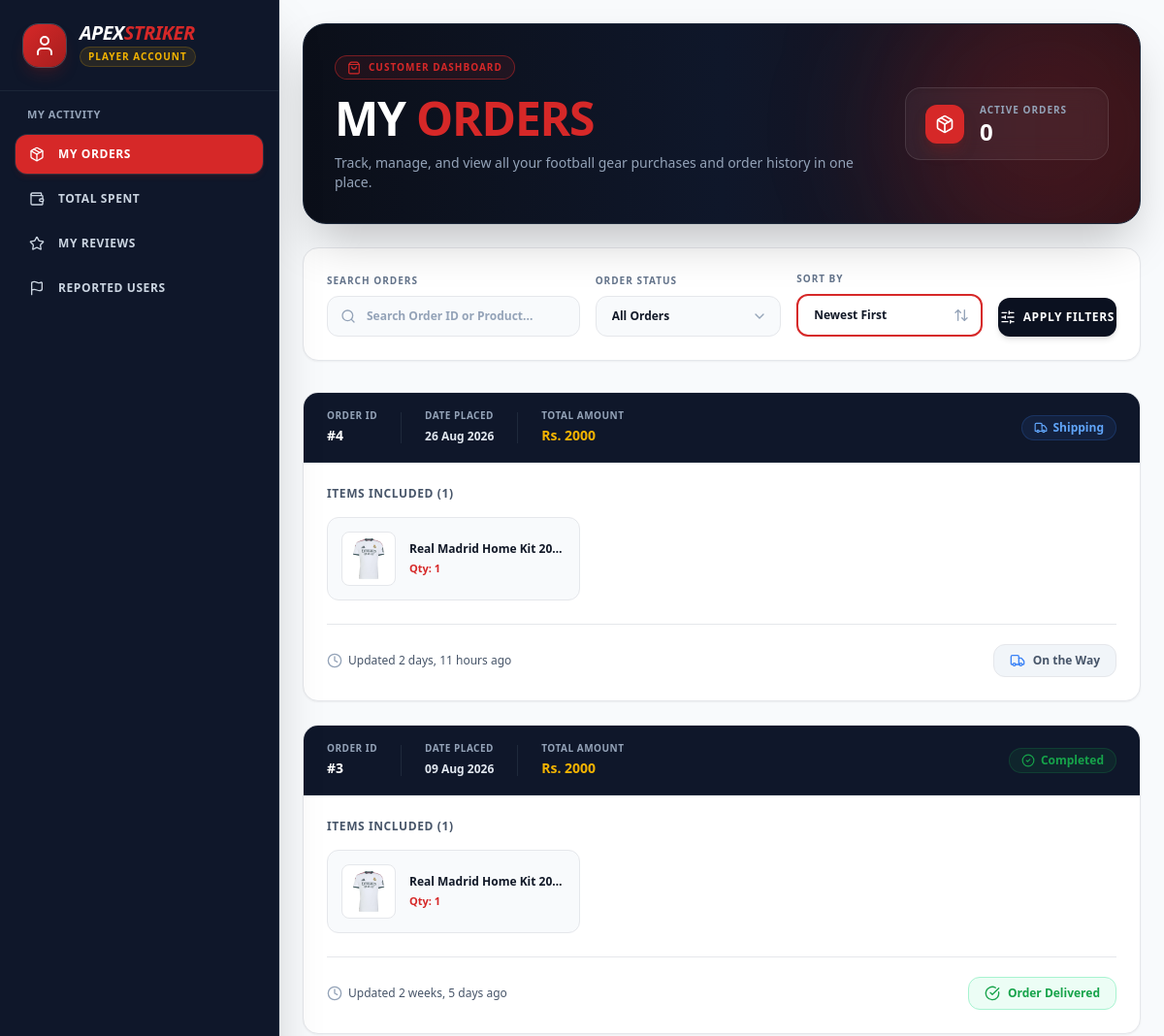
The page /dashboard/customer/ (signed in, upper part) on the database as committed earlier.
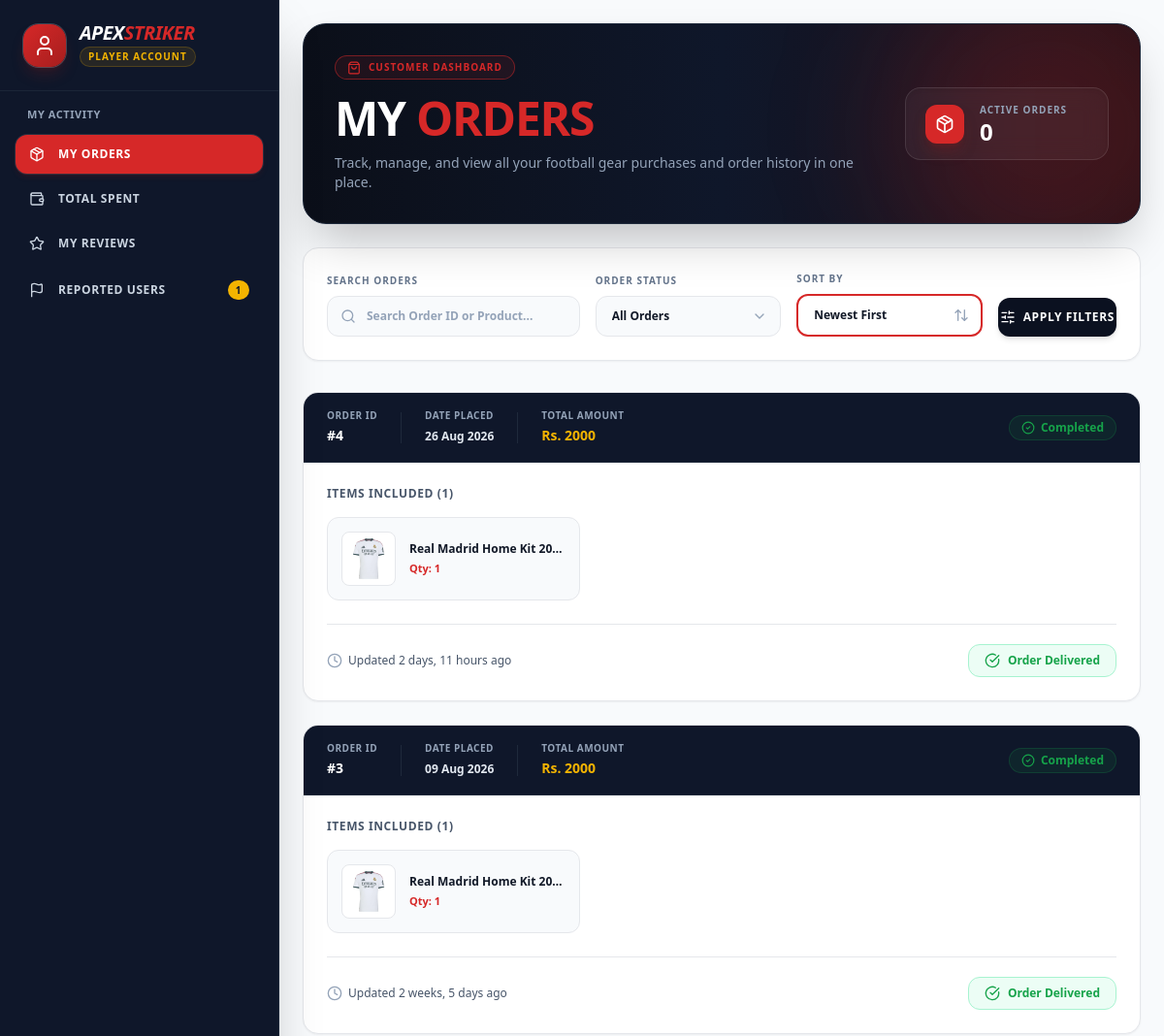
The same page on the database as committed later.
### as_app/models.py (models this page shows, shortened)
class Order(models.Model):
    class Status(models.TextChoices):
        PAID = 'paid', 'Paid (Held by Admin)'
        SHIPPING = 'shipping', 'Shipping in Progress'
        SHIPPED = 'shipped', 'Shipped'
        COMPLETED = 'completed', 'Delivered & Received'
        CANCELLED = 'cancelled', 'Cancelled'
    class PaymentMethod(models.TextChoices):
        ESEWA = 'esewa', 'eSewa'
        COD = 'cod', 'Cash on Delivery'
    customer = models.ForeignKey('Customer', on_delete=models.CASCADE)
    total_amount = models.DecimalField(max_digits=12, decimal_places=2)
    status = models.CharField(max_length=20, choices=Status.choices, default=Status.PAID)
    payment_method = models.CharField(max_length=20, choices=PaymentMethod.choices, default=PaymentMethod.ESEWA)
    transaction_id = models.CharField(max_length=100, help_text="eSewa/Khalti Ref ID")
    shipping_address = models.TextField()
    created_at = models.DateTimeField(auto_now_add=True)

### as_app/views/dashboard.py (the view)
# urls.py: path('dashboard/customer/', customer_dashboard_view, name='customer_dashboard'),
@login_required
def customer_dashboard_view(request):
    if request.user.role != 'customer':
        messages.error(request, "You are not authorized to access the customer dashboard.")
        return redirect('/')
    section = request.GET.get('section', 'my-orders')
    context = {
        'completed_orders_count': Order.objects.filter(customer=request.user.customer_profile, status='completed').count(),
        'pending_orders_count': Order.objects.filter(customer=request.user.customer_profile, status='paid').count(),
        'total_spent': sum(order.total_amount for order in Order.objects.filter(customer=request.user.customer_profile, status='completed')),
        'avg_order_value': Order.objects.filter(customer=request.user.customer_profile, status='completed').aggregate(avg_value=Avg('total_amount'))['avg_value'] if Order.objects.filter(customer=request.user.customer_profile, status='completed').exists() else 0,
        'pending_reports_count': Report.objects.filter(reporter=request.user, is_resolved=False).count(),
        'section': section,
    }
    if section == 'my-orders':
        q = request.GET.get('q', '')
        status = request.GET.get('status', 'all')
        sort = request.GET.get('sort', 'latest')
        orders = Order.objects.filter(customer=request.user.customer_profile).order_by('-created_at')
        if q:
            query = Q(id__icontains=q) | Q(items__product__name__icontains=q) | Q(items__product__brand__name__icontains=q) | Q(items__product__category__icontains=q)
            orders = orders.filter(query).distinct()
        if status != 'all':
            orders = orders.filter(status=status)
        if sort == 'oldest':
            orders = orders.order_by('created_at')
        elif sort == 'amount_desc':
            orders = orders.order_by('-total_amount')
        elif sort == 'amount_asc':
            orders = orders.order_by('total_amount')
        context['orders'] = orders
    if section == 'total-spent':
        context['spent_orders'] = Order.objects.filter(customer=request.user.customer_profile, status='completed').order_by('-created_at')
    if section == 'my-reviews':
        context['my_reviews'] = Review.objects.filter(customer=request.user.customer_profile).order_by('-created_at')
    if section == 'reported-users':
        context['reported_users'] = Report.objects.filter(reporter=request.user).order_by('-created_at')
    return render(request, 'dashboard/customer_dashboard.html', context)

### as_app/models.py (called while the page is built)
    def get_primary(self):
        return self.images.filter(is_primary=True).first()

### as_app/templates/dashboard/customer_dashboard.html (shortened to what the changed rows need)
<!DOCTYPE html>
<html lang="en">
<head>
    {% load static %}
    <link href="{% static 'css/styles.css' %}" rel="stylesheet" />
</head>
<body class="bg-[#F8FAFC] text-[#111827] flex min-h-screen overflow-hidden font-sans">
    <aside class="w-72 bg-[#0F172A] text-white flex flex-col shadow-2xl relative z-30 shrink-0 border-r border-slate-800">
        <nav class="flex-grow p-4 space-y-6 overflow-y-auto custom-scrollbar">
            <div class="space-y-1.5">
                <h2 class="px-3 text-[11px] font-extrabold text-slate-400 uppercase tracking-wider mb-3">
                    My Activity
                </h2>
                <a href="?section=reported-users" class="flex items-center justify-between px-3.5 py-3 rounded-xl transition-all font-bold text-xs uppercase tracking-wider group {% if section == 'reported-users' %}bg-[#D62828] text-white shadow-md shadow-red-900/20 ring-1 ring-white/10{% else %}text-slate-300 hover:bg-slate-800/80 hover:text-white{% endif %}">
                    <div class="flex items-center gap-3.5">
                        <i data-lucide="flag" class="w-4 h-4 transition-transform group-hover:scale-110"></i>
                        <span>Reported Users</span>
                    </div>
                    {% if pending_reports_count > 0 %}
                        <span class="bg-[#F4B400] text-[#0F172A] font-extrabold px-2 py-0.5 rounded-full text-[10px] shadow-sm">
                            {{ pending_reports_count }}
                        </span>
                    {% endif %}
                </a>
            </div>
        </nav>
    </aside>
    <main class="flex-grow flex flex-col h-screen overflow-y-auto bg-[#F8FAFC]">
        {% if section == 'my-orders' or not section %}
            {% include 'dashboard/customer/_my_orders.html' %}
        {% elif section == 'total-spent' %}
            {% include 'dashboard/customer/_total_spent.html' %}
        {% elif section == 'my-reviews' %}
            {% include 'dashboard/customer/_my_reviews.html' %}
        {% elif section == 'reported-users' %}
            {% include 'dashboard/customer/_reported_users.html' %}
        {% endif %}
    </main>
</body>
</html>

### as_app/templates/dashboard/customer/_my_orders.html (shortened to what the changed rows need)
<div class="flex-grow flex flex-col h-screen bg-[#F8FAFC] overflow-hidden">
    <div class="flex-grow overflow-y-auto p-4 md:p-6 space-y-6">
        <div class="w-full space-y-6">
            <div class="bg-gradient-to-r from-[#0B0F19] via-[#0F172A] to-[#1E1118] text-white p-6 md:p-8 rounded-3xl shadow-2xl relative overflow-hidden flex flex-col md:flex-row md:items-center justify-between gap-6 border border-slate-800">
                <div class="relative z-10">
                    <h1 class="text-3xl md:text-5xl font-black tracking-tight uppercase leading-none mb-3 text-white">
                        MY <span class="text-[#D62828]">ORDERS</span>
                    </h1>
                </div>
            </div>
            <div class="space-y-6 pt-2 pb-6">
                {% for order in orders %}
                <div class="bg-white rounded-2xl border border-[#E5E7EB] shadow-sm hover:shadow-md transition-all duration-300 overflow-hidden">
                    <div class="bg-[#0F172A] text-white px-6 py-4 flex flex-wrap items-center justify-between gap-4 border-b border-slate-800">
                        <div class="flex flex-wrap items-center gap-6">
                            <div>
                                <span class="text-[10px] uppercase font-bold text-slate-400 tracking-wider block">Order ID</span>
                                <span class="text-sm font-extrabold text-white">#{{ order.id }}</span>
                            </div>
                            <div>
                                <span class="text-[10px] uppercase font-bold text-slate-400 tracking-wider block">Date Placed</span>
                                <span class="text-xs font-semibold text-slate-200">{{ order.created_at|date:"d M Y" }}</span>
                            </div>
                            <div>
                                <span class="text-[10px] uppercase font-bold text-slate-400 tracking-wider block">Total Amount</span>
                                <span class="text-sm font-black text-[#F4B400]">Rs. {{ order.total_amount|floatformat:0 }}</span>
                            </div>
                        </div>
                        <div>
                            {% if order.status == 'paid' %}
                                <span class="inline-flex items-center gap-1.5 bg-[#F4B400]/10 text-[#F4B400] px-3 py-1 rounded-full border border-[#F4B400]/20 text-xs font-bold">
                                    <i data-lucide="shield-check" class="w-3.5 h-3.5"></i> Confirmed
                                </span>
                            {% elif order.status == 'shipping' %}
                                <span class="inline-flex items-center gap-1.5 bg-blue-500/10 text-blue-400 px-3 py-1 rounded-full border border-blue-500/20 text-xs font-bold">
                                    <i data-lucide="truck" class="w-3.5 h-3.5"></i> Shipping
                                </span>
                            {% elif order.status == 'shipped' %}
                                <span class="inline-flex items-center gap-1.5 bg-indigo-500/10 text-indigo-400 px-3 py-1 rounded-full border border-indigo-500/20 text-xs font-bold">
                                    <i data-lucide="package" class="w-3.5 h-3.5"></i> Shipped
                                </span>
                            {% elif order.status == 'completed' %}
                                <span class="inline-flex items-center gap-1.5 bg-[#16A34A]/10 text-[#16A34A] px-3 py-1 rounded-full border border-[#16A34A]/20 text-xs font-bold">
                                    <i data-lucide="check-circle-2" class="w-3.5 h-3.5"></i> Completed
                                </span>
                            {% elif order.status == 'cancelled' %}
                                <span class="inline-flex items-center gap-1.5 bg-[#DC2626]/10 text-[#DC2626] px-3 py-1 rounded-full border border-[#DC2626]/20 text-xs font-bold">
                                    <i data-lucide="x-circle" class="w-3.5 h-3.5"></i> Cancelled
                                </span>
                            {% endif %}
                        </div>
                    </div>
                    <div class="p-6">
                        <p class="text-xs font-bold text-[#475569] uppercase tracking-wider mb-4">
                            Items Included ({{ order.items.count }})
                        </p>
                        <div class="grid grid-cols-1 sm:grid-cols-2 lg:grid-cols-3 gap-4">
                            {% for item in order.items.all %}
                            <div class="flex items-center gap-3.5 p-3.5 rounded-xl bg-[#F8FAFC] border border-[#E5E7EB] hover:bg-white hover:border-slate-300 transition-all">
                                <div class="h-14 w-14 rounded-lg bg-white border border-[#E5E7EB] flex items-center justify-center shrink-0 overflow-hidden p-1">
                                    {% if item.product.get_primary %}
                                        <img src="{{ item.product.get_primary.image.url }}" class="h-full w-full object-contain">
                                    {% else %}
                                        <i data-lucide="package" class="w-6 h-6 text-slate-300"></i>
                                    {% endif %}
                                </div>
                                <div class="overflow-hidden">
                                    <p class="font-bold text-[#111827] text-xs truncate leading-snug">{{ item.product.name }}</p>
                                    <p class="text-[11px] font-semibold text-[#D62828] mt-1">Qty: {{ item.quantity }}</p>
                                </div>
                            </div>
                            {% endfor %}
                        </div>
                        <div class="mt-6 pt-5 border-t border-[#E5E7EB] flex flex-wrap items-center justify-between gap-4">
                            <div class="text-xs text-[#475569] font-medium flex items-center gap-1.5">
                                <i data-lucide="clock" class="w-4 h-4 text-slate-400"></i>
                                <span>Updated {{ order.created_at|timesince }} ago</span>
                            </div>
                            <div class="flex items-center gap-3">
                                {% if order.status == 'shipped' %}
                                    <form action="/orders/confirm/{{ order.id }}/" method="POST">
                                        {% csrf_token %}
                                        <button type="submit" class="bg-[#D62828] hover:bg-[#A61E1E] text-white px-5 py-2.5 rounded-xl font-bold text-xs transition-all shadow-sm active:scale-95 flex items-center gap-2">
                                            <i data-lucide="package-check" class="w-4 h-4"></i> Confirm Receipt
                                        </button>
                                    </form>
                                {% elif order.status == 'paid' %}
                                    <div class="bg-slate-100 text-[#475569] px-4 py-2 rounded-xl text-xs font-semibold flex items-center gap-2 border border-[#E5E7EB]">
                                        <i data-lucide="clock" class="w-4 h-4 text-[#F4B400]"></i> Preparing for Shipping
                                    </div>
                                {% elif order.status == 'shipping' %}
                                    <div class="bg-slate-100 text-[#475569] px-4 py-2 rounded-xl text-xs font-semibold flex items-center gap-2 border border-[#E5E7EB]">
                                        <i data-lucide="truck" class="w-4 h-4 text-blue-500"></i> On the Way
                                    </div>
                                {% elif order.status == 'completed' %}
                                    <div class="bg-emerald-50 text-[#16A34A] px-4 py-2 rounded-xl text-xs font-semibold flex items-center gap-2 border border-emerald-200">
                                        <i data-lucide="check-circle" class="w-4 h-4"></i> Order Delivered
                                    </div>
                                {% endif %}
                            </div>
                        </div>
                    </div>
                </div>
                {% endfor %}
            </div>
        </div>
    </div>
</div>

Rows that differ between the two databases and show on the page:
changed Order "26 Aug 2026": status "Shipping On the Way" → "Completed Order Delivered"
Other text that changed with them:
{{ pending_reports_count }}: (not shown) → "1"
